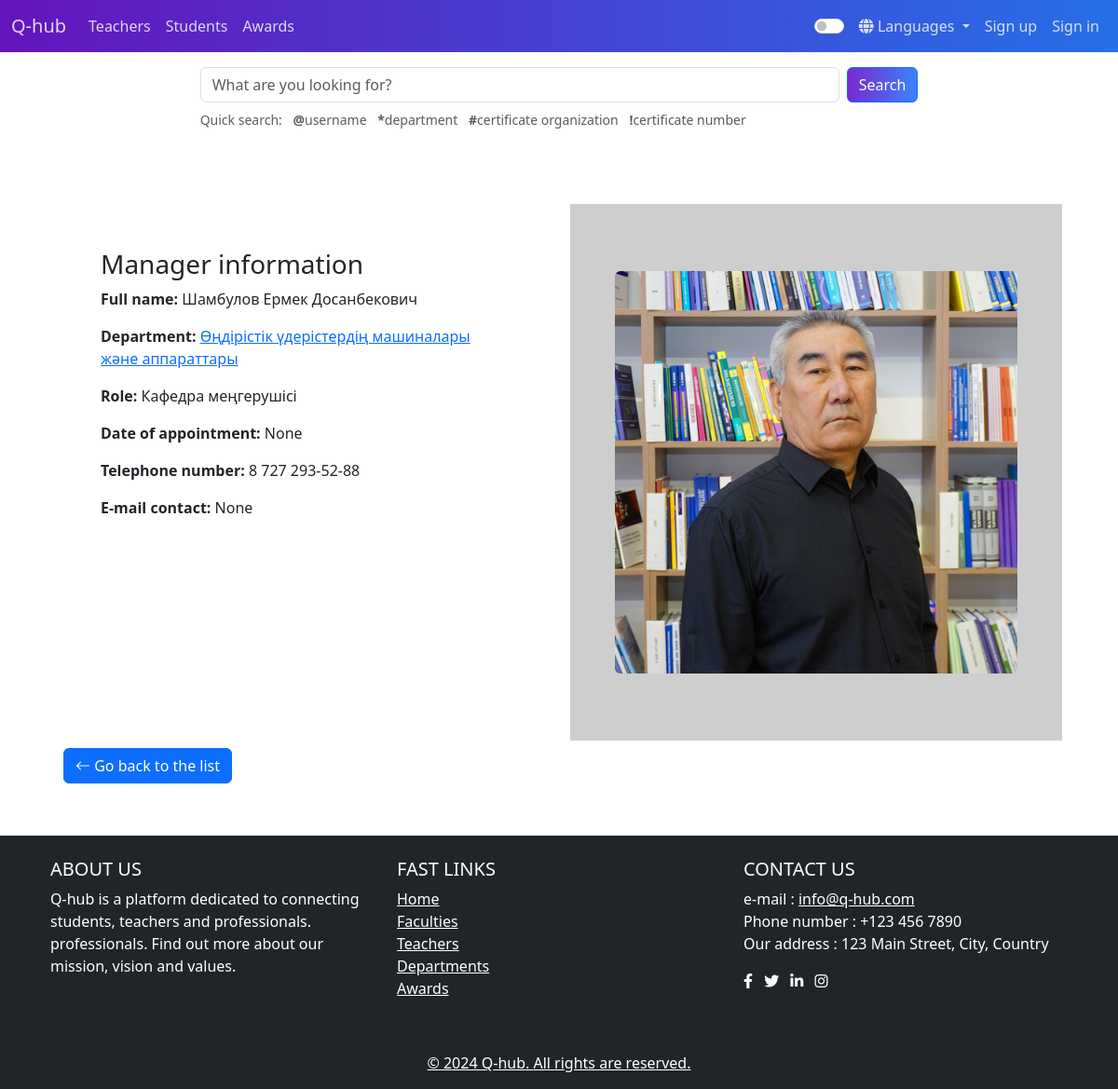
/managers/1/, run on the app's committed database.
### managers/models.py (models this page shows, shortened)
class Manager(models.Model):
    user = models.OneToOneField(
        User, on_delete=models.CASCADE, related_name="manager")
    department = models.ForeignKey(
        Department, on_delete=models.CASCADE, related_name="managers")
    role = models.CharField(max_length=100, default="Department Manager")
    appointed_date = models.DateField(null=True, blank=True)
    middle_name = models.CharField(max_length=100, blank=True, null=True)
    phone_number = models.CharField(max_length=15, blank=True, null=True)
    contact_email = models.EmailField(blank=True, null=True)
    avatar = models.ImageField(
        upload_to=manager_avatar_upload_to,
        default="assets/images/default_account.png",
        blank=True,
        null=True
    )
    class Meta:
        ordering = ['user__first_name', 'middle_name', 'user__last_name']
    def full_name(self):
        first_name = self.user.first_name
        last_name = self.user.last_name
        middle_name = self.middle_name
        return f" {last_name if last_name else ''} {first_name} {middle_name if middle_name else ''}".strip()

### departments/models.py (models this page shows, shortened)
class Department(models.Model):
    name = models.CharField(max_length=100, unique=True)
    head = models.ForeignKey(
        User, on_delete=models.SET_NULL, null=True, blank=True, related_name="head_of_department"
    )
    faculty = models.ForeignKey(
        Faculty, on_delete=models.SET_NULL, null=True, blank=True, related_name="departments"
    )
    class Meta:
        ordering = ['faculty__name', 'name',]

### managers/views.py (the view)
# urls.py: path('<int:pk>/', ManagerDetailView.as_view(), name='detail'),
class ManagerDetailView(DetailView):
    model = Manager
    template_name = 'managers/manager_detail.html'
    context_object_name = 'manager'

### templates/managers/manager_detail.html (shortened to what this page needs)
{% extends "base.html" %}
{% load i18n %}
{% load core_tags %}
{% block content %}
<section class="p-3 p-md-4 p-xl-5">
  <div class="container">
    <div class="row">
      <div class="col-12 col-md-6">
        <div class="p-3 p-md-4 p-xl-5">
          <h3>{% trans "Manager Details" %}</h3>
          <p class="card-text">
            <strong>{% trans "Full Name" %}:</strong> {{ manager.full_name }}
          </p>
          <p class="card-text">
            <strong>{% trans "Department" %}:</strong> <a href="{% url 'departments:detail' manager.department.pk %}"> {{ manager.department.name }}</a>
          </p>
          <p class="card-text">
            <strong>{% trans "Role" %}:</strong> {{ manager.role }}
          </p>
          <p class="card-text">
            <strong>{% trans "Appointed Date" %}:</strong> {{ manager.appointed_date }}
          </p>
          <p class="card-text">
            <strong>{% trans "Phone Number" %}:</strong> {{ manager.phone_number }}
          </p>
          <p class="card-text">
            <strong>{% trans "Contact Email" %}:</strong> {{ manager.contact_email }}
          </p>
        </div>
      </div>
      <div class="col-12 col-md-6 text-center">
        <div class="d-flex flex-column justify-content-between h-100 p-3 p-md-4 p-xl-5" style="background:#cecece">
          <img
            class="img-fluid rounded mx-auto my-4"
            loading="lazy"
            src="{{ manager.avatar.url }}"
            alt="{% trans 'Manager Avatar' %}"
            style="object-fit: cover; width: 100%; height: 100%;"
          >
        </div>
      </div>
    </div>
    <div class="m-2">
      <a href="{% url 'managers:list' %}" class="btn btn-primary">
        <i class="bi bi-arrow-left"></i> {% trans "Back to List" %}
      </a>
    </div>
  </div>
</section>
{% endblock %}

### data on the page
Manager: full_name "Шамбулов Ермек Досанбекович", department.name "Өңдірістік үдерістердің машиналары және аппараттары", role "Кафедра меңгерушісі", appointed_date "None", phone_number "8 727 293-52-88", contact_email "None", avatar (picture)
